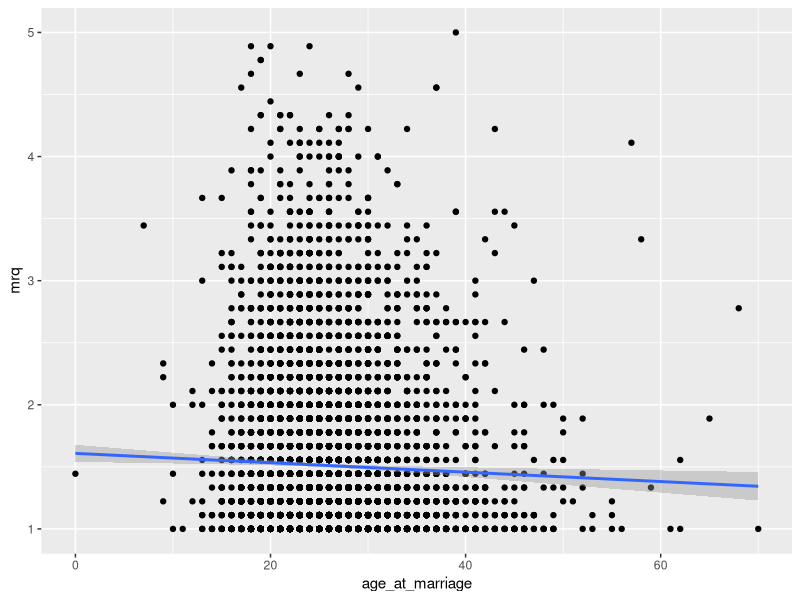
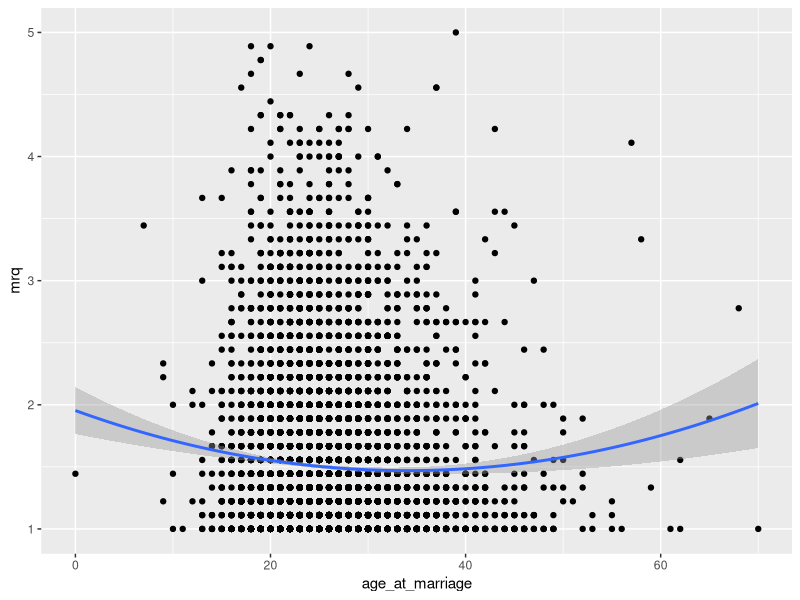
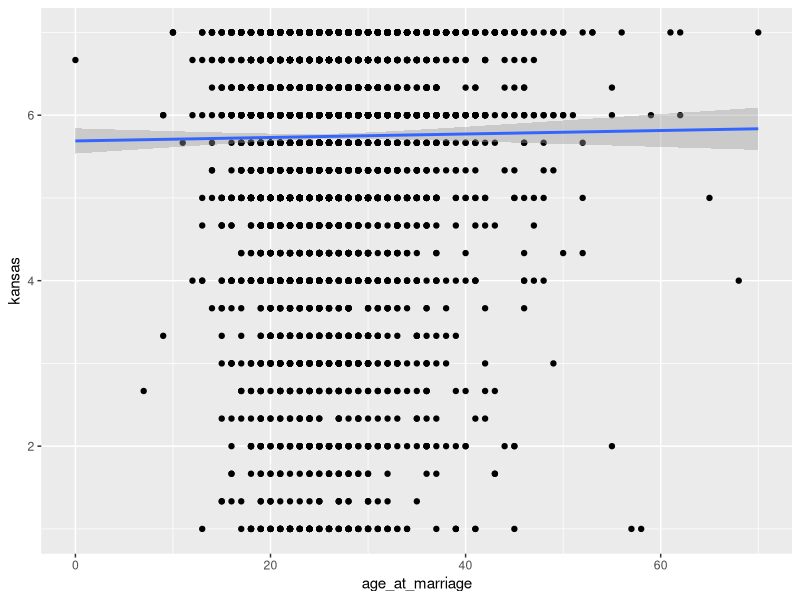
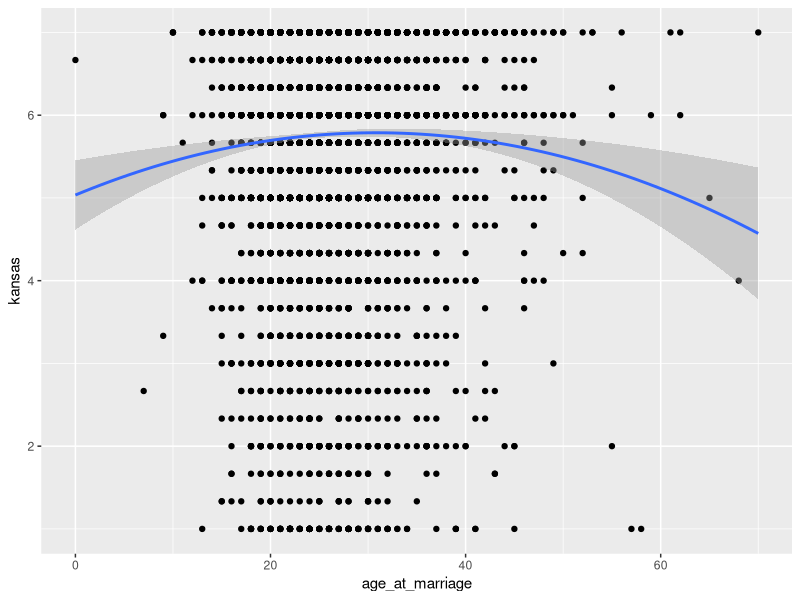
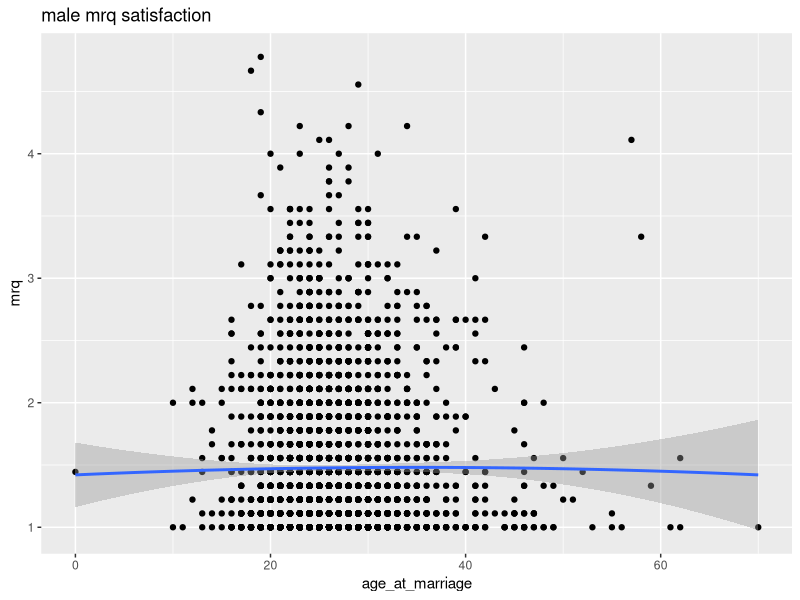
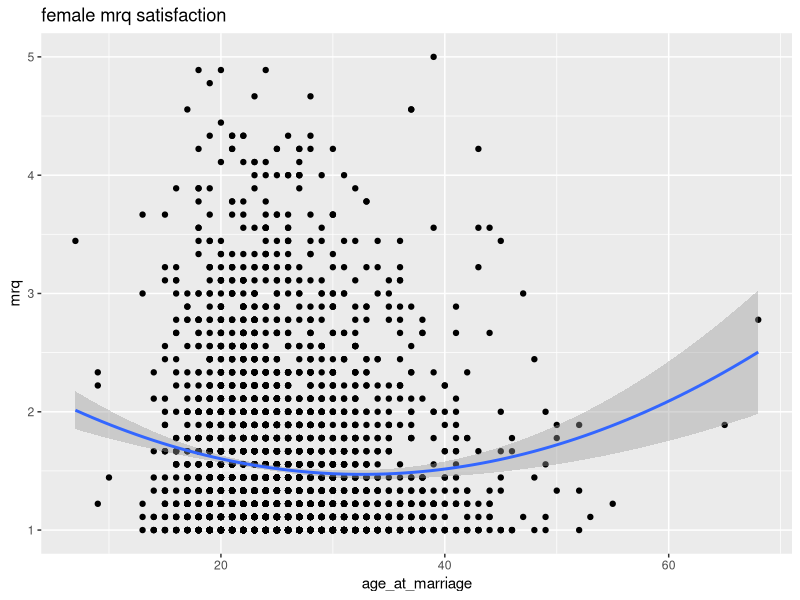
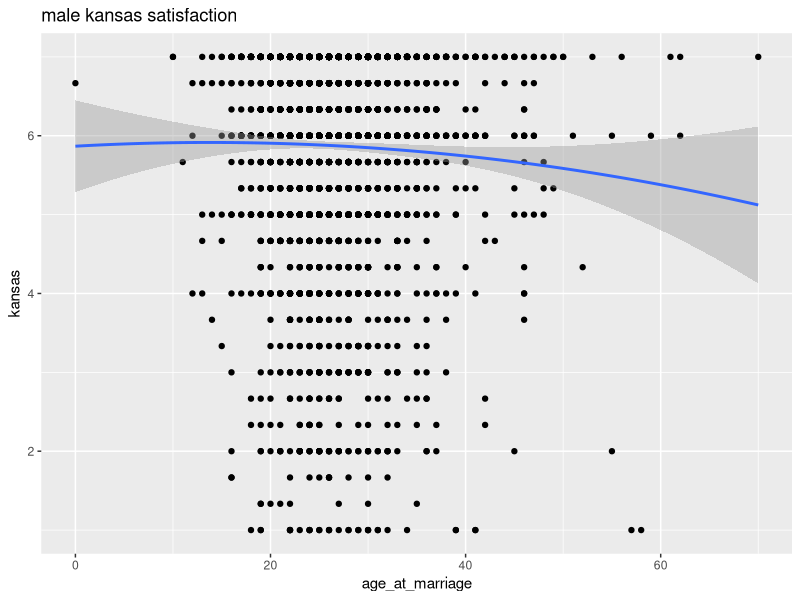
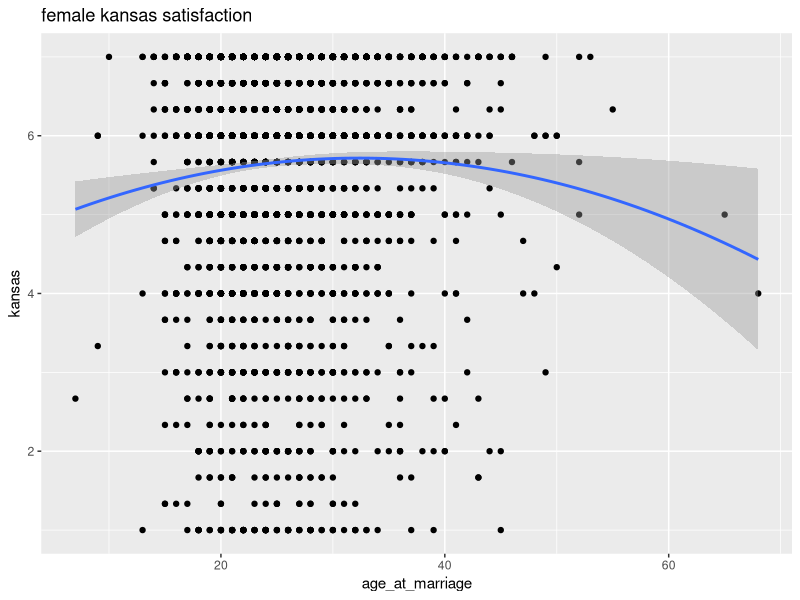

Recreate these plots in R, in order.
if (!require(tidyverse)) {
    install.packages('tidyverse')
}
# install.packages('psych')
# install.packages('dplyr')
# install.packages('QuantPsyc')
# install.packages('ggpubr')
# install.packages('dplyr')
# install.packages('heplots')
# install.packages('ggplot2')

# library(psych)
# #library(dplyr)
# library(QuantPsyc)
# library(ggpubr)
# # library(dplyr)
# library(heplots)
library(ggplot2)

data <- read.csv('data/formatted_data.csv')

head(data)

lm_mrq <- lm(mrq ~ age_at_marriage, data=data)
qlm_mrq <- lm(mrq ~ poly(age_at_marriage, 2, raw=TRUE), data=data)
lm_kansas <- lm(kansas ~ age_at_marriage, data=data)
qlm_kansas <- lm(kansas ~ poly(age_at_marriage, 2, raw=TRUE), data=data)

# lm.beta(lm1)


summary(lm_mrq)
ggplot(data=data, aes(x=age_at_marriage, y=mrq)) + geom_point() + geom_smooth(method = 'lm')

summary(qlm_mrq)
ggplot(data=data, aes(x=age_at_marriage, y=mrq)) + geom_point() + geom_smooth(method = 'lm', formula= y ~ poly(x, 2, raw=TRUE))

summary(lm_kansas)
ggplot(data=data, aes(x=age_at_marriage, y=kansas)) + geom_point() + geom_smooth(method = 'lm')

summary(qlm_kansas)
ggplot(data=data, aes(x=age_at_marriage, y=kansas)) + geom_point() + geom_smooth(method = 'lm', formula= y ~ poly(x, 2, raw=TRUE))

# mrq
col <- 'sex'
for (category in unique(data[,col])) {
    filtered <- data[data[,col] == category,]
    
    lm_filtered <- lm(mrq ~ poly(age_at_marriage, 2, raw=TRUE), data=filtered)
    print(summary(lm_filtered))
    print(ggplot(data=filtered, aes(x=age_at_marriage, y=mrq)) + 
          geom_point() + 
          geom_smooth(method = 'lm', formula= y ~ poly(x, 2, raw=TRUE)) +
          labs(title=paste(category, 'mrq satisfaction'))
         )
}

# kansas
col <- 'sex'
for (category in unique(data[,col])) {
    filtered <- data[data[,col] == category,]
    
    lm_filtered <- lm(kansas ~ poly(age_at_marriage, 2, raw=TRUE), data=filtered)
    
    print(lm_filtered)
    
    print(ggplot(data=filtered, aes(x=age_at_marriage, y=kansas)) + 
          geom_point() + 
          geom_smooth(method = 'lm', formula= y ~ poly(x, 2, raw=TRUE)) +
          labs(title=paste(category, 'kansas satisfaction'))
         )
}

